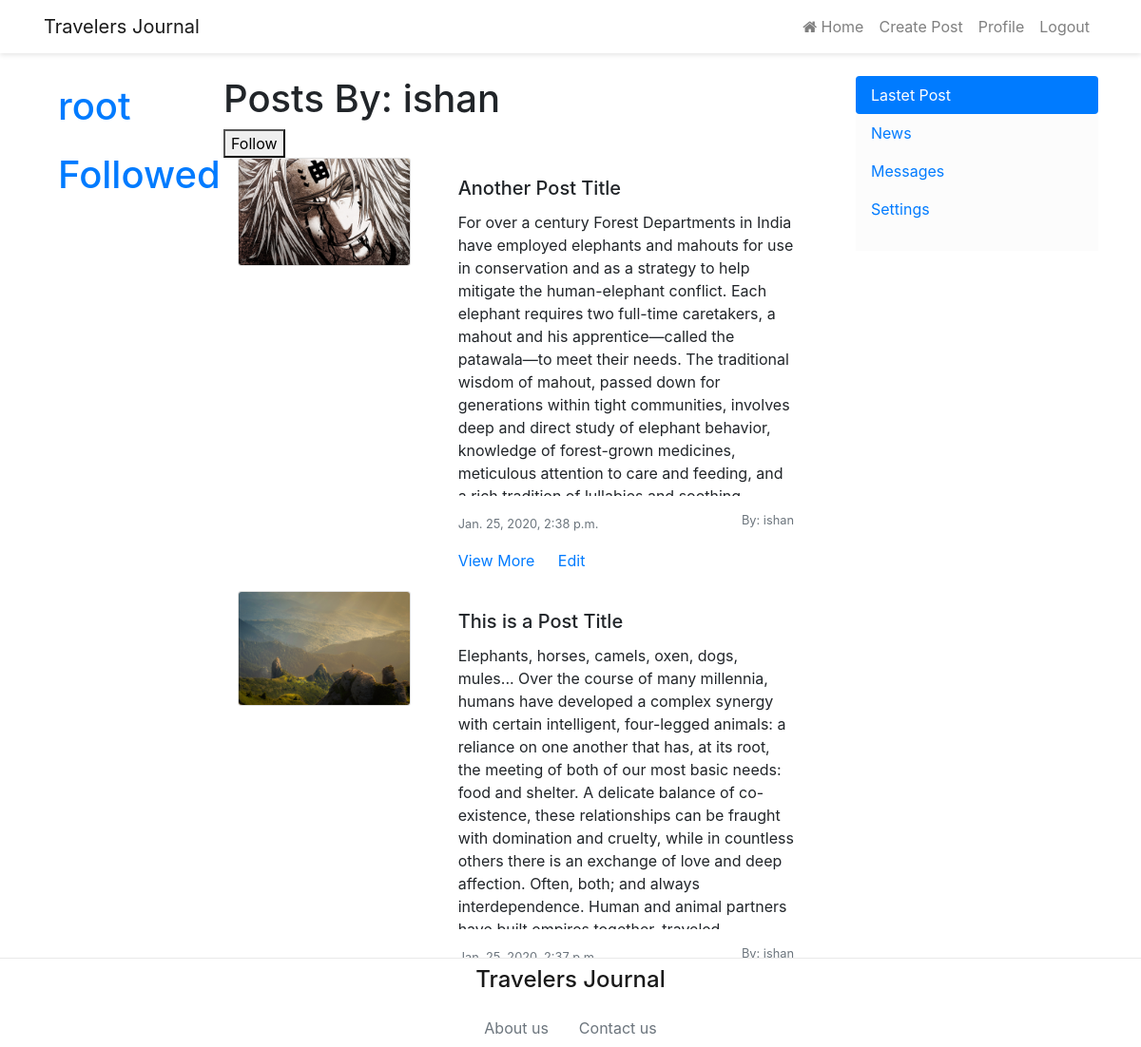
Page /profile/3 (signed in) on the committed database.
### post/models.py (models this page shows, shortened)
class Posts(models.Model):
    post_title = models.CharField(max_length=200)
    post_content = models.TextField()
    post_images = models.ImageField(default='post_images/default.jpg', upload_to='post_images')
    post_date = models.DateTimeField()
    username = models.ForeignKey(User, on_delete=models.CASCADE)

### user/views.py (the view)
# urls.py: path('profile/<int:USER>', views.viewProfile, name='viewProfile'),
def viewProfile(request, USER):
    if request.user.is_authenticated:
        inst = Posts.objects.filter(username=USER)
        if not inst:
            return HttpResponse(status=404)
        for i in inst:
            inst = i
            break
        if request.user == inst.username:
            return redirect('user:profile')
        elif request.method == 'POST':
            subscribed_by = request.user
            subscribed_to = inst.username
            follow_obj = Follow(subscribed_to=subscribed_to,subscribed_by=subscribed_by, time=datetime.datetime.now())
            follow_obj.save()
            return render(request, 'user/subscribed.html')
        else:
            follow = False
            if not Follow.objects.filter(subscribed_by=request.user, subscribed_to=USER):
                follow = True
            postObj = Posts.objects.filter(username=USER).order_by('-post_date')
            return render(request, 'user/viewProfile.html', {'posts': postObj, 'follow': follow})
    else:
        return redirect('user:login')

### user/templates/user/viewProfile.html (shortened to what this page needs)
{% extends 'base.html' %}
{% block content %}
{% for user in posts|slice:":1" %}
    <h1> Posts By: {{user.username}} </h1>
{% endfor %}
{% if follow %}
    <form method="POST">
        <button type="submit">Follow</button>
    </form>
{% else %}
    Subscribed
{% endif %}
{% for p in posts %}
<div class="container">
    <div class="row">
        <div class="col-sm-4">
            <div class="card mb-3" style="max-width: 540px;">
                <img src="{{ p.post_images.url }}" class="card-img" alt="...">
            </div>
        </div>
        <div class="col-sm-8">
            <div class="card-body">
                <h5 class="card-title">{{p.post_title}}</h5>
                <p class="card-text overflow-hidden" style="max-height: 300px;">{{p.post_content}}</p>
                <p class="card-text">
                    <small class="text-muted">{{p.post_date}}</small>
                    <small class="text-muted float-right">By: {{p.username}}</small>
                </p>
                <a href="/post/view/{{p.id}}" class="card-link">View More</a>
                <a href="/post/edit/{{p.id}}" class="card-link">Edit</a>
            </div>
        </div>
    </div>
</div>
{% endfor %}
{% endblock %}

### templates/base.html (shortened to what this page needs)
<!DOCTYPE html>
<html lang="en">
<head>
    <link rel="stylesheet" href="https://cdnjs.cloudflare.com/ajax/libs/font-awesome/4.7.0/css/font-awesome.min.css">
    <link rel="stylesheet" href="https://stackpath.bootstrapcdn.com/bootstrap/4.4.1/css/bootstrap.min.css"
>
</head>
<body>
    <header class="mb-4" style="box-shadow: 0 2px 5px rgba(0,0,0,.1); ">
        <nav class="navbar navbar-expand-lg navbar-light" style="max-width: 1140px; margin: auto;">
            <a class="navbar-brand" href="#">Travelers Journal</a>
            <div class="collapse navbar-collapse d-flex justify-content-end" id="navbarNav">
                <ul class="navbar-nav">
                    <li class="nav-item">
                        <a class="nav-link" href="/post">
                            <i class="fa fa-home" aria-hidden="true"></i>
                            Home
                        </a>
                    </li>
                    <li class="nav-item">
                        <a class="nav-link" href="/post/create">Create Post</a>
                    </li>
                    {% if user.is_authenticated %}
                    <li class="nav-item">
                        <a class="nav-link" href="/profile">Profile</a>
                    </li>
                    <li class="nav-item">
                        <a class="nav-link" href="/logout">Logout</a>
                    </li>
                    {% endif %}
                </ul>
            </div>
        </nav>
    </header>
    <div class="container mb-4">
        <div class="row">
            {% if user.is_authenticated %}
            <div class="col-sm-2">
                <strong class="text-muted text-justify"> <a class="nav-link" href="/profile"><h1>{{ user.username }}</h1></a></strong>
                <strong class="text-muted text-justify"> <a class="nav-link" href="/post/followed/{{ user.username }}"><h1>Followed</h1></a></strong>
            </div>
            {% else %}
            <div class="col-sm-2">
                <strong class="text-muted text-justify"> <a href="/login"> <h1> Login </h1></a> </strong>
            </div>
            {% endif %}
            <div class="col-sm-7">
                {% block content%}
                {% endblock %}
            </div>
            <div class="col-sm-3">
                <div class="nav flex-column nav-pills pb-4" id="v-pills-tab" role="tablist" aria-orientation="vertical"
                    style="background-color: #fcfcfc;">
                    <a class="nav-link active" id="v-pills-home-tab" data-toggle="pill" href="#v-pills-home" role="tab"
                        aria-controls="v-pills-home" aria-selected="true">Lastet Post</a>
                    <a class="nav-link" id="v-pills-profile-tab" data-toggle="pill" href="#v-pills-profile" role="tab"
                        aria-controls="v-pills-profile" aria-selected="false">News</a>
                    <a class="nav-link" id="v-pills-messages-tab" data-toggle="pill" href="#v-pills-messages" role="tab"
                        aria-controls="v-pills-messages" aria-selected="false">Messages</a>
                    <a class="nav-link" id="v-pills-settings-tab" data-toggle="pill" href="#v-pills-settings" role="tab"
                        aria-controls="v-pills-settings" aria-selected="false">Settings</a>
                </div>
            </div>
        </div>
    </div>
    <footer class="page_footer"
        style="position: fixed; bottom:0; border-top: 1px solid #e9e9e9; width: 100%; background-color: #fff; z-index: 100;">
        <a class="nav-item nav-link" href="#" style=" color: rgba(0,0,0,.9); text-align: center;">
            <h1 style="font-size: 24px;">Travelers Journal</h1 s> <span class="sr-only">(current)</span>
        </a>
        <div class="nav justify-content-center">
            <a class="nav-item nav-link text-muted" href="#">About us</a>
            <a class="nav-item nav-link text-muted" href="#">Contact us</a>
        </div>
    </footer>
</body>
</html>

### rows in the picture
Posts: username "ishan", post_images (picture), post_title "Another Post Title", post_content "For over a century Forest Departments in India have employed elephants and mahouts for use in conservation and as a strategy to help mitigate the human-elephant conflict. Each elephant requires two full-time caretakers, a mahout and his apprentice—called the patawala—to meet their needs. The traditional wisdom of mahout, passed down for generations within tight communities, involves deep and direct study of elephant behavior, knowledge of forest-grown medicines, meticulous attention to care and feeding, and…", post_date "Jan. 25, 2020, 2:38 p.m."
Posts: post_images (picture), post_title "This is a Post Title", post_content "Elephants, horses, camels, oxen, dogs, mules... Over the course of many millennia, humans have developed a complex synergy with certain intelligent, four-legged animals: a reliance on one another that has, at its root, the meeting of both of our most basic needs: food and shelter. A delicate balance of co-existence, these relationships can be fraught with domination and cruelty, while in countless others there is an exchange of love and deep affection. Often, both; and always interdependence. Human and animal partners…", username "ishan"

### other values in the picture
{{ user.username }} "root"
